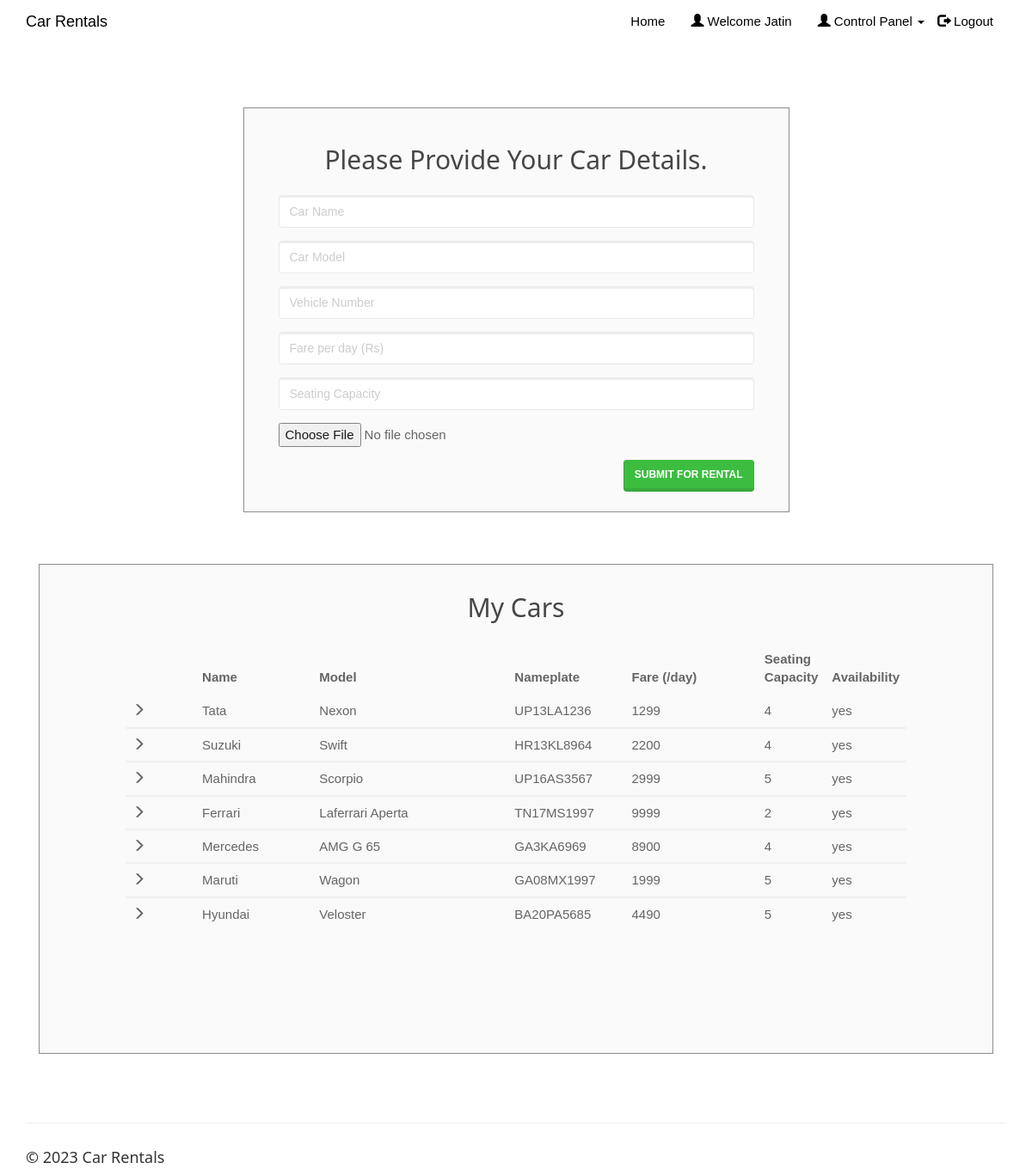
Screenshot of /entercar.php (signed in) with the database file from the repository.
### tables this page shows
CREATE TABLE IF NOT EXISTS `cars` (
  `car_id` int(20) NOT NULL,
  `car_name` varchar(50) NOT NULL,
  `car_model` varchar(50) NOT NULL,
  `car_nameplate` varchar(50) NOT NULL,
  `car_img` varchar(50) DEFAULT 'NA',
  `price_per_day` float NOT NULL,
  `seating_capacity` int(2) NOT NULL,
  `car_availability` varchar(10) NOT NULL
);

### entercar.php (the view, shortened to what this page needs)
<!DOCTYPE html>
<html>
<?php
include('session_client.php'); ?>
<head>
    <link rel="stylesheet" href="assets/bootstrap/css/bootstrap.min.css">
    <link rel="stylesheet" href="assets/fonts/font-awesome.min.css">
    <link rel="stylesheet" type="text/css" href="assets/css/customerlogin.css">
    <link rel="stylesheet" href="assets/w3css/w3.css">
    <link rel="stylesheet" type="text/css" media="screen" href="assets/css/clientpage.css" />
</head>
<body>
    <nav class="navbar navbar-custom navbar-fixed-top" role="navigation" style="color: black">
        <div class="container">
            <div class="navbar-header">
                <a class="navbar-brand page-scroll" href="index.php">
                   Car Rentals </a>
            </div>
            <?php
                if(isset($_SESSION['login_client'])){
            ?>
            <div class="collapse navbar-collapse navbar-right navbar-main-collapse">
                <ul class="nav navbar-nav">
                    <li>
                        <a href="index.php">Home</a>
                    </li>
                    <li>
                        <a href="#"><span class="glyphicon glyphicon-user"></span> Welcome <?php echo $_SESSION['login_client']; ?></a>
                    </li>
                    <li>
                        <ul class="nav navbar-nav navbar-right">
                            <li><a href="#" class="dropdown-toggle active" data-toggle="dropdown" role="button" aria-haspopup="true" aria-expanded="false"><span class="glyphicon glyphicon-user"></span> Control Panel <span class="caret"></span> </a>
                            </li>
                        </ul>
                    </li>
                    <li>
                        <a href="logout.php"><span class="glyphicon glyphicon-log-out"></span> Logout</a>
                    </li>
                </ul>
            </div>
            <?php
                }
                ?>
        </div>
    </nav>
    <div class="container" style="margin-top: 65px;" >
    <div class="col-md-7" style="float: none; margin: 0 auto;">
      <div class="form-area">
        <form role="form" action="entercar1.php" enctype="multipart/form-data" method="POST">
        <br style="clear: both">
          <h3 style="margin-bottom: 25px; text-align: center; font-size: 30px;"> Please Provide Your Car Details. </h3>
          <div class="form-group">
            <input type="text" class="form-control" id="car_name" name="car_name" placeholder="Car Name " required autofocus="">
          </div>
          <div class="form-group">
            <input type="text" class="form-control" id="car_model" name="car_model" placeholder="Car Model " required autofocus="">
          </div>
          <div class="form-group">
            <input type="text" class="form-control" id="car_nameplate" name="car_nameplate" placeholder="Vehicle Number" required>
          </div>
          <div class="form-group">
            <input type="text" class="form-control" id="price_per_day" name="price_per_day" placeholder="Fare per day (Rs)" required>
          </div>
          <div class="form-group">
            <input type="text" class="form-control" id="seating_capacity" name="seating_capacity" placeholder="Seating Capacity" required>
          </div>
          <div class="form-group">
            <input name="uploadedimage" type="file">
          </div>
           <button type="submit" id="submit" name="submit" class="btn btn-success pull-right"> Submit for Rental</button>
        </form>
      </div>
    </div>
        <div class="col-md-12" style="float: none; margin: 0 auto;">
          <div class="form-area" style="padding: 0px 100px 100px 100px;">
            <form action="" method="POST">
              <br style="clear: both">
              <h3 style="margin-bottom: 25px; text-align: center; font-size: 30px;"> My Cars </h3>
            <?php
              $user_check=$_SESSION['login_client'];
              $sql = "SELECT * FROM cars WHERE car_id IN (SELECT car_id FROM clientcars WHERE client_username='$user_check');";
              $result = mysqli_query($conn, $sql);
              if (mysqli_num_rows($result) > 0) {
            ?>
            <div style="overflow-x:auto;">
              <table class="table table-striped">
                <thead class="thead-dark">
                  <tr>
                  <th></th>
                  <th width="15%"> Name</th>
                  <th width="25%"> Model</th>
                  <th width="15%"> Nameplate </th>
                  <th width="17%"> Fare (/day)</th>
                  <th width="1%"> Seating Capacity </th>
                  <th width="5%"> Availability </th>
                  </tr>
                </thead>
                <?PHP
                  while($row = mysqli_fetch_assoc($result)){
                ?>
  <tbody>
    <tr>
      <td> <span class="glyphicon glyphicon-menu-right"></span> </td>
      <td><?php echo $row["car_name"]; ?></td>
      <td><?php echo $row["car_model"]; ?></td>
      <td><?php echo $row["car_nameplate"]; ?></td>
      <td><?php echo $row["price_per_day"]; ?></td>
      <td><?php echo $row["seating_capacity"]; ?></td>
      <td><?php echo $row["car_availability"]; ?></td>
    </tr>
  </tbody>
  <?php } ?>
  </table>
</div>
    <br>
  <?php } else { ?>
  <h4><center>0 Cars available</center> </h4>
  <?php } ?>
        </form>
</div>
        </div>
    </div>
</body>
<footer class="site-footer">
        <div class="container">
            <hr>
            <div class="row">
                <div class="col-sm-6">
                    <h5>© <?php echo date("Y"); ?> Car Rentals</h5>
                </div>
            </div>
        </div>
    </footer>
</html>

### assets/css/customerlogin.css (style rules this page uses)
body, html { height: 100%; }
body { padding-top: 50px; background-size: 100%; }
footer { display: block; }

### assets/w3css/w3.css (style rules this page uses)
*,*:before,*:after { box-sizing:inherit }
html { -ms-text-size-adjust:100%;-webkit-text-size-adjust:100% }
body { margin:0 }
article,aside,details,figcaption,figure,footer,header,main,menu,nav,section,summary { display:block }
a { background-color:transparent;-webkit-text-decoration-skip:objects }
hr { box-sizing:content-box;height:0;overflow:visible }
button,input,select,textarea { font:inherit;margin:0 }
button,input { overflow:visible }
button,select { text-transform:none }
button,html [type=button],[type=reset],[type=submit] { -webkit-appearance:button }
html,body { font-family:Verdana,sans-serif;font-size:15px;line-height:1.5 }
html { overflow-x:hidden }
h3 { font-size:24px }
h5 { font-size:18px }
h1,h2,h3,h4,h5,h6 { font-family:"Segoe UI",Arial,sans-serif;font-weight:400;margin:10px 0 }
hr { border:0;border-top:1px solid #eee;margin:20px 0 }
a { color:inherit }

### assets/css/clientpage.css (style rules this page uses)
.form-area { background-color: #FAFAFA; padding: 10px 40px 60px; margin: 10px 0px 60px; border: 1px solid GREY; opacity: 0.9; }

### rows the page displays
cars: car_name "Tata", car_model "Nexon", car_nameplate "UP13LA1236", price_per_day "1299", seating_capacity "4", car_availability "yes"
cars: car_name "Suzuki", car_model "Swift", car_nameplate "HR13KL8964", price_per_day "2200", seating_capacity "4", car_availability "yes"
cars: car_name "Mahindra", car_model "Scorpio", car_nameplate "UP16AS3567", price_per_day "2999", seating_capacity "5", car_availability "yes"
cars: car_name "Ferrari", car_model "Laferrari Aperta", car_nameplate "TN17MS1997", price_per_day "9999", seating_capacity "2", car_availability "yes"
cars: car_name "Mercedes", car_model "AMG G 65", car_nameplate "GA3KA6969", price_per_day "8900", seating_capacity "4", car_availability "yes"
cars: car_name "Maruti", car_model "Wagon", car_nameplate "GA08MX1997", price_per_day "1999", seating_capacity "5", car_availability "yes"
cars: car_name "Hyundai", car_model "Veloster", car_nameplate "BA20PA5685", price_per_day "4490", seating_capacity "5", car_availability "yes"

### other values shown
$_SESSION['login_client'] "Jatin"
